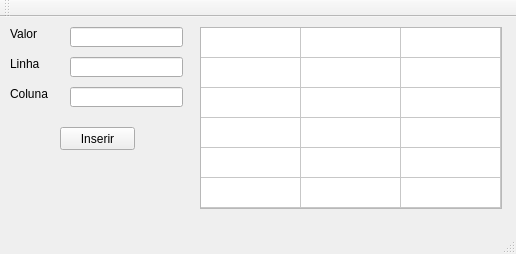
<?xml version="1.0" encoding="UTF-8"?>
<ui version="4.0">
 <class>MainWindow</class>
 <widget class="QMainWindow" name="MainWindow">
  <property name="geometry">
   <rect>
    <x>0</x>
    <y>0</y>
    <width>516</width>
    <height>254</height>
   </rect>
  </property>
  <property name="windowTitle">
   <string>Ex.1</string>
  </property>
  <widget class="QWidget" name="centralWidget">
   <widget class="QTableWidget" name="twTabela">
    <property name="geometry">
     <rect>
      <x>200</x>
      <y>10</y>
      <width>302</width>
      <height>182</height>
     </rect>
    </property>
    <property name="iconSize">
     <size>
      <width>0</width>
      <height>0</height>
     </size>
    </property>
    <property name="rowCount">
     <number>6</number>
    </property>
    <property name="columnCount">
     <number>3</number>
    </property>
    <attribute name="horizontalHeaderVisible">
     <bool>false</bool>
    </attribute>
    <attribute name="horizontalHeaderShowSortIndicator" stdset="0">
     <bool>false</bool>
    </attribute>
    <attribute name="verticalHeaderVisible">
     <bool>false</bool>
    </attribute>
    <row/>
    <row/>
    <row/>
    <row/>
    <row/>
    <row/>
    <column/>
    <column/>
    <column/>
   </widget>
   <widget class="QLabel" name="tlValor">
    <property name="geometry">
     <rect>
      <x>10</x>
      <y>10</y>
      <width>47</width>
      <height>13</height>
     </rect>
    </property>
    <property name="text">
     <string>Valor</string>
    </property>
   </widget>
   <widget class="QLineEdit" name="leValor">
    <property name="geometry">
     <rect>
      <x>70</x>
      <y>10</y>
      <width>113</width>
      <height>20</height>
     </rect>
    </property>
   </widget>
   <widget class="QLabel" name="tlLinha">
    <property name="geometry">
     <rect>
      <x>10</x>
      <y>40</y>
      <width>47</width>
      <height>13</height>
     </rect>
    </property>
    <property name="text">
     <string>Linha</string>
    </property>
   </widget>
   <widget class="QLineEdit" name="leLinha">
    <property name="geometry">
     <rect>
      <x>70</x>
      <y>40</y>
      <width>113</width>
      <height>20</height>
     </rect>
    </property>
   </widget>
   <widget class="QLabel" name="tlColuna">
    <property name="geometry">
     <rect>
      <x>10</x>
      <y>70</y>
      <width>47</width>
      <height>13</height>
     </rect>
    </property>
    <property name="text">
     <string>Coluna</string>
    </property>
   </widget>
   <widget class="QLineEdit" name="leColuna">
    <property name="geometry">
     <rect>
      <x>70</x>
      <y>70</y>
      <width>113</width>
      <height>20</height>
     </rect>
    </property>
   </widget>
   <widget class="QPushButton" name="pbInserir">
    <property name="geometry">
     <rect>
      <x>60</x>
      <y>110</y>
      <width>75</width>
      <height>23</height>
     </rect>
    </property>
    <property name="text">
     <string>Inserir</string>
    </property>
   </widget>
  </widget>
  <widget class="QMenuBar" name="menuBar">
   <property name="geometry">
    <rect>
     <x>0</x>
     <y>0</y>
     <width>516</width>
     <height>21</height>
    </rect>
   </property>
  </widget>
  <widget class="QToolBar" name="mainToolBar">
   <attribute name="toolBarArea">
    <enum>TopToolBarArea</enum>
   </attribute>
   <attribute name="toolBarBreak">
    <bool>false</bool>
   </attribute>
  </widget>
  <widget class="QStatusBar" name="statusBar"/>
 </widget>
 <layoutdefault spacing="6" margin="11"/>
 <resources/>
 <connections/>
</ui>
